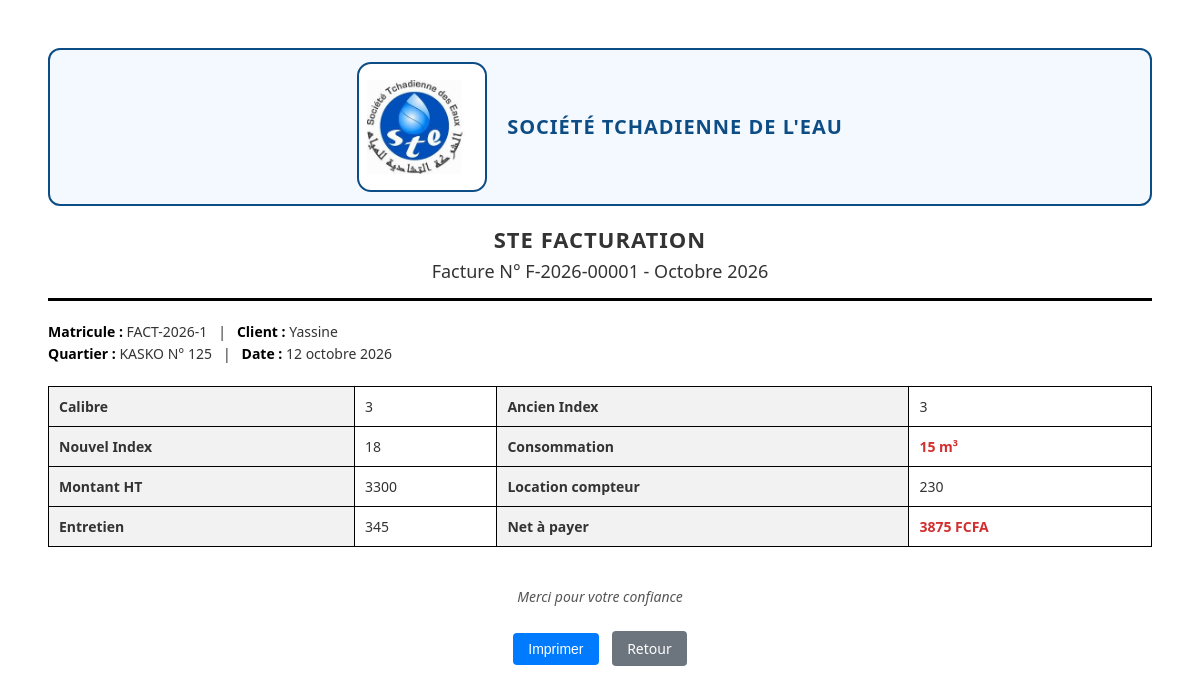
Page /imprimer/11/ (signed in) on the committed database.
### factures/models.py (models this page shows, shortened)
class Facture(models.Model):
    QUARTIER_CHOICES = [
        ("", ""),
        ("KASKO", "KASKO"),
        ("GALANG", "GALANG"),
        ("AZIGARANG", "AZIGARANG"),
        ("CENTRE", "CENTRE"),
        ("YADAWA", "YADAWA"),
        ("MBAKTAR", "MBAKTAR"),
    ]
    STATUT_PAIEMENT_CHOICES = [
        ("en_attente", "En attente"),
        ("paye", "Payé"),
        ("partiel", "Partiel"),
        ("impaye", "Impayé"),
    ]
    numero_facture = models.CharField(max_length=20, unique=True, blank=True, editable=False, verbose_name="N° Facture")
    matricule_client = models.CharField(max_length=30, blank=True, editable=False, verbose_name="Matricule Client")
    nom_client = models.CharField(max_length=100, verbose_name="Nom Client")
    quartier = models.CharField(max_length=100, choices=QUARTIER_CHOICES, default="KASKO", verbose_name="Quartier")
    numero_quartier = models.CharField(max_length=20, default="125")
    calibre = models.IntegerField(default=3)
    ancien_index = models.IntegerField()
    nouvel_index = models.IntegerField()
    conso = models.IntegerField(editable=False, default=0)
    mt_ht = models.IntegerField(editable=False, default=0, verbose_name="Montant Consommation")
    location_compteur = models.IntegerField(default=230)
    entretien_branchement = models.IntegerField(default=345)
    mois = models.CharField(max_length=30, default="SEPTEMBRE 2026")
    date_facture = models.DateField(default=datetime.date.today)
    net_a_payer = models.IntegerField(editable=False, default=0)
    statut_paiement = models.CharField(
        max_length=20,
        choices=STATUT_PAIEMENT_CHOICES,
        default="en_attente",
        verbose_name="Statut du paiement",
    )

### factures/views.py (the view)
# urls.py: path('imprimer/<int:pk>/', views.FacturePrint.as_view(), name='imprimer'),
class FacturePrint(DetailView):
    model = Facture
    template_name = 'factures/print.html'
    @method_decorator(login_required(login_url='login'))
    @method_decorator(user_passes_test(is_admin, login_url='login'))
    def dispatch(self, request, *args, **kwargs):
        return super().dispatch(request, *args, **kwargs)

### factures/views.py (called while the page is built)
def is_admin(user):
    return user.is_authenticated and user.is_staff

### factures/templates/factures/print.html (shortened to what this page needs)
{% load static %}
<!DOCTYPE html>
<html lang="fr">
<head>
</head>
<body onload="window.print()">
  <div class="company-header">
    <div class="logo-box">
      <img src="{% static 'factures/images/ste_logo.jpg' %}" alt="Logo STE">
    </div>
    <div class="company-name">Société Tchadienne de l'Eau</div>
  </div>
  <div class="header">
    <h2>STE FACTURATION</h2>
    <h3>Facture N° {{ object.numero_facture }} - {{ object.mois }}</h3>
  </div>
  <div class="client-info">
    <p>
      <b>Matricule :</b> {{ object.matricule_client }} &nbsp; | &nbsp;
      <b>Client :</b> {{ object.nom_client }} <br>
      <b>Quartier :</b> {{ object.quartier }} N° {{ object.numero_quartier }} &nbsp; | &nbsp;
      <b>Date :</b> {{ object.date_facture }}
    </p>
  </div>
  <table>
    <tr>
      <th>Calibre</th>
      <td>{{ object.calibre }}</td>
      <th>Ancien Index</th>
      <td>{{ object.ancien_index }}</td>
    </tr>
    <tr>
      <th>Nouvel Index</th>
      <td>{{ object.nouvel_index }}</td>
      <th>Consommation</th>
      <td class="highlight">{{ object.conso }} m³</td>
    </tr>
    <tr>
      <th>Montant HT</th>
      <td>{{ object.mt_ht }}</td>
      <th>Location compteur</th>
      <td>{{ object.location_compteur }}</td>
    </tr>
    <tr>
      <th>Entretien</th>
      <td>{{ object.entretien_branchement }}</td>
      <th>Net à payer</th>
      <td class="highlight">{{ object.net_a_payer }} FCFA</td>
    </tr>
  </table>
  <div class="footer">
    <p>Merci pour votre confiance</p>
  </div>
  <div class="actions no-print">
    <button class="btn btn-primary" onclick="window.print()">Imprimer</button>
    <a href="/" class="btn btn-secondary">Retour</a>
  </div>
</body>
</html>

### factures/templates/factures/print.html (style rules this page uses)
body { font-family: "Segoe UI", Arial, sans-serif; padding: 40px; font-size: 14px; color: #333; background-color: #fff; }
.company-header { display: flex; align-items: center; justify-content: center; gap: 20px; padding: 12px 18px; margin-bottom: 18px; border: 2px solid #0d4d85; border-radius: 12px; background: #f4f9ff; }
.logo-box { width: 110px; height: 110px; border: 2px solid #0d4d85; border-radius: 14px; background: #fff; display: flex; align-items: center; justify-content: center; padding: 8px; }
.logo-box img { max-width: 100%; max-height: 100%; object-fit: contain; }
.company-name { font-size: 20px; font-weight: 700; letter-spacing: 1px; color: #0d4d85; text-transform: uppercase; text-align: center; line-height: 1.3; }
.header { text-align: center; border-bottom: 3px solid #000; padding-bottom: 15px; margin-bottom: 20px; }
.header h2 { margin: 0; font-size: 22px; text-transform: uppercase; letter-spacing: 1px; }
.header h3 { margin: 5px 0 0; font-size: 18px; font-weight: normal; }
.client-info { margin-bottom: 20px; line-height: 1.6; }
.client-info b { color: #000; }
table { width: 100%; border-collapse: collapse; margin-top: 10px; }
th, td { border: 1px solid #000; padding: 10px; text-align: left; }
th { background-color: #f2f2f2; font-weight: bold; }
.highlight { font-weight: bold; color: #d32f2f; }
.footer { margin-top: 40px; text-align: center; font-style: italic; color: #555; }
.actions { margin-top: 20px; text-align: center; }
.btn { display: inline-block; padding: 8px 15px; margin: 5px; font-size: 14px; text-decoration: none; border-radius: 4px; cursor: pointer; }
.btn-primary { background-color: #007bff; color: #fff; border: none; }
.btn-secondary { background-color: #6c757d; color: #fff; border: none; }

### rows in the picture
Facture: numero_facture "F-2026-00001", mois "Octobre 2026", matricule_client "FACT-2026-1", nom_client "Yassine", quartier "KASKO", numero_quartier "125", date_facture "12 octobre 2026", calibre "3", ancien_index "3", nouvel_index "18", conso "15", mt_ht "3300", location_compteur "230", entretien_branchement "345", net_a_payer "3875"
